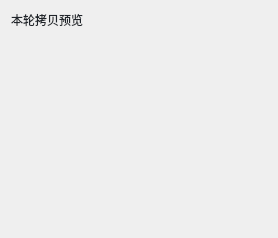
<?xml version="1.0" encoding="UTF-8"?>
<ui version="4.0">
 <class>RecentCopyPreview</class>
 <widget class="QFrame" name="recentCopyPreview">
  <property name="styleSheet"><string>QLabel { color: #20252b; background: transparent; border: none; }
QPlainTextEdit { color: #20252b; background: transparent; border: none; }</string></property>
  <layout class="QVBoxLayout" name="layout">
   <item><widget class="QLabel" name="titleLabel"><property name="text"><string>本轮拷贝预览</string></property><property name="wordWrap"><bool>true</bool></property></widget></item>
   <item><widget class="QPlainTextEdit" name="textEdit"><property name="focusPolicy"><enum>Qt::NoFocus</enum></property><property name="readOnly"><bool>true</bool></property><property name="horizontalScrollBarPolicy"><enum>Qt::ScrollBarAlwaysOff</enum></property></widget></item>
  </layout>
 </widget>
 <resources/>
 <connections/>
</ui>
